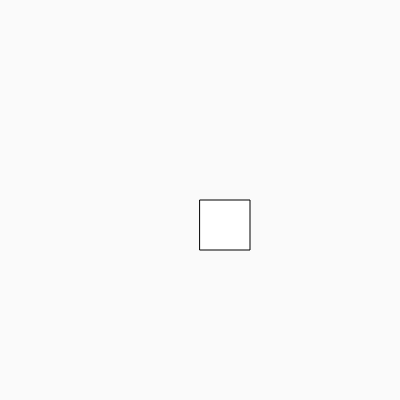
Frame 1 (no input)
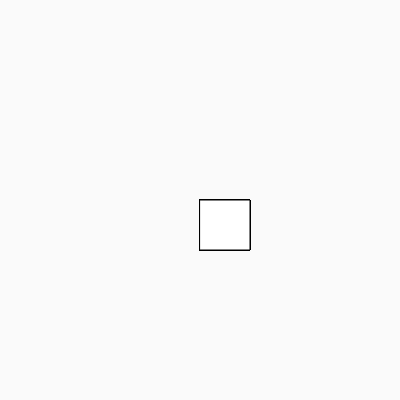
Frame 60 (no input)
Frame 120 (the mouse pressed at the canvas centre since frame 60): identical to frame 60, image omitted

The p5.js sketch that drew these frames (run headless with seeded random() and noise() and a simulated clock; from frame 60 on, the mouse is pressed at the canvas centre):

// p5.js sketch
// ── sketch.js
function setup() {
  createCanvas(400, 400);
  background(250);
}

function draw() {
  rect(200, 200, 50, 50);
}

function mouseClicked() {
  if ((mouseX < 250 && mouseX > 200) && (mouseY < 250)) {
    console.log("button clicked")
  }
}
